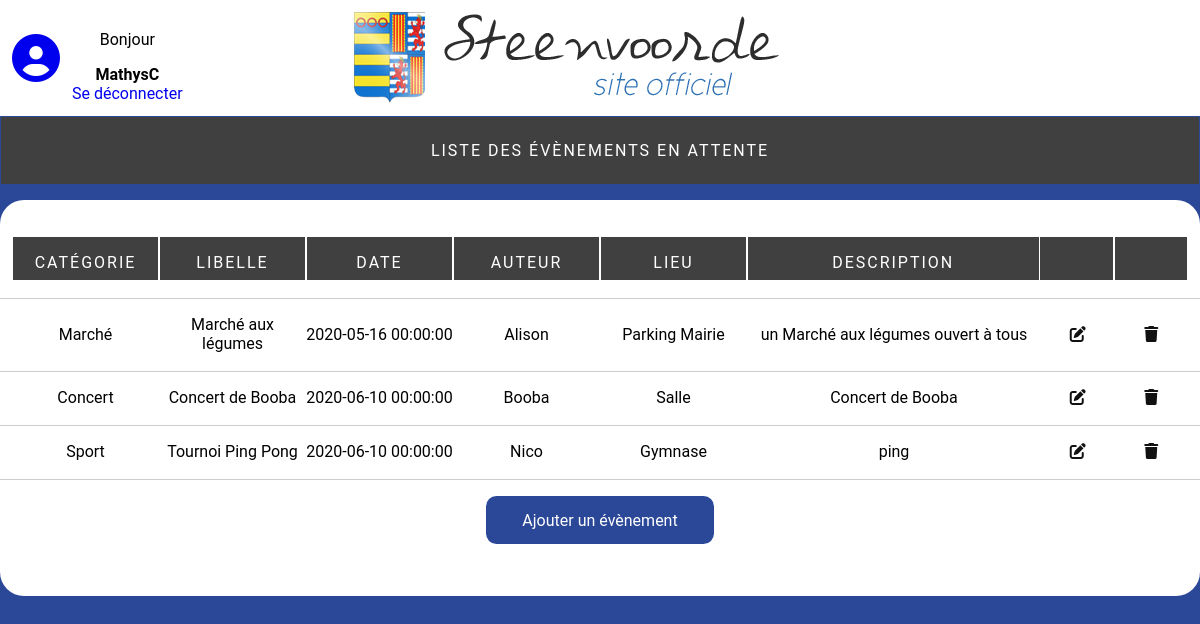
The app's page /index.php?action=listeEvenement (signed in) with its own data.
### tables this page shows
CREATE TABLE IF NOT EXISTS `evenements` (
  `idEvenement` int(11) NOT NULL AUTO_INCREMENT,
  `libelleEvenement` varchar(150) NOT NULL,
  `dateEvenement` datetime NOT NULL,
  `descriptionEvenement` varchar(500) NOT NULL,
  `auteurEvenement` varchar(50) NOT NULL,
  `lieuEvenement` varchar(50) NOT NULL,
  `dateCreation` datetime NOT NULL DEFAULT CURRENT_TIMESTAMP,
  `idUtilisateur` int(11) NOT NULL,
  `idCategorie` int(11) NOT NULL,
  PRIMARY KEY (`idEvenement`),
  KEY `Evenements_Utilisateurs_FK` (`idUtilisateur`),
  KEY `Evenements_Categories_FK` (`idCategorie`)
);

CREATE TABLE IF NOT EXISTS `categories` (
  `idCategorie` int(11) NOT NULL AUTO_INCREMENT,
  `libelleCategorie` varchar(50) NOT NULL,
  `CouleurCategorie` varchar(7) NOT NULL,
  PRIMARY KEY (`idCategorie`)
);

### PHP/MODEL/EvenementManager.Class.php (called while the page is built, shortened)
<?php
class EvenementManager
{
    public static function getList()
    {
        $db = DbConnect::getDb();
        $evenements = [];
        $q = $db->query("SELECT * FROM evenements");
        while ($donnees = $q->fetch(PDO::FETCH_ASSOC)) {
            if ($donnees != false) {
                $evenements[] = new Evenement($donnees);
            }
        }
        return $evenements;
    }
}

### PHP/MODEL/CategorieManager.Class.php (called while the page is built, shortened)
<?php
class CategorieManager
{
    public static function getById($id)
    {
        $db = DbConnect::getDb();
        $id = (int) $id;
        $q = $db->query("SELECT * FROM categories WHERE idCategorie=$id");
        $results = $q->fetch(PDO::FETCH_ASSOC);
        if ($results != false)
        {
            return new Categorie($results);
        }
        else
        {
            return false;
        }
    }
}

### PHP/CONTROLLER/Evenement.Class.php (called while the page is built, shortened)
<?php
class Evenement
{
    private $_idEvenement;
    private $_libelleEvenement;
    private $_dateEvenement;
    private $_descriptionEvenement;
    private $_auteurEvenement;
    private $_lieuEvenement;
    private $_categorieEvenement;
    public function getIdEvenement()
    {
        return $this->_idEvenement;
    }
    public function setIdEvenement($_idEvenement)
    {
        $this->_idEvenement = $_idEvenement;
    }
    public function getLibelleEvenement()
    {
        return $this->_libelleEvenement;
    }
    public function setLibelleEvenement($_libelleEvenement)
    {
        $this->_libelleEvenement = $_libelleEvenement;
    }
    public function getDateEvenement()
    {
        return $this->_dateEvenement;
    }
    public function setDateEvenement($_dateEvenement)
    {
        $this->_dateEvenement = $_dateEvenement;
    }
    public function getDescriptionEvenement()
    {
        return $this->_descriptionEvenement;
    }
    public function setDescriptionEvenement($_descriptionEvenement)
    {
        $this->_descriptionEvenement = $_descriptionEvenement;
    }
    public function getAuteurEvenement()
    {
        return $this->_auteurEvenement;
    }
    public function setAuteurEvenement($_auteurEvenement)
    {
        $this->_auteurEvenement = $_auteurEvenement;
    }
    public function getLieuEvenement()
    {
        return $this->_lieuEvenement;
    }
    public function setLieuEvenement($_lieuEvenement)
    {
        $this->_lieuEvenement = $_lieuEvenement;
    }
        public function getCategorieEvenement ()
    {
        return $this->_categorieEvenement;
    }
    public function setCategorieEvenement (Categorie $_categorieEvenement)
    {
        $this->_categorieEvenement = $_categorieEvenement;
    }
    public function setIdCategorie($_idCategorie)
    {
        $this->setCategorieEvenement(CategorieManager::getById($_idCategorie));
    }
    public function __construct(array $options = [])
    {
        if (!empty($options)) {
            $this->hydrate($options);
        }
    }
    public function hydrate($data)
    {
        foreach ($data as $key => $value) {
            $methode = "set" . ucfirst($key);
            if (is_callable(([$this, $methode]))) {
                $this->$methode($value);
            }
        }
    }
}

### PHP/CONTROLLER/Categorie.Class.php (called while the page is built, shortened)
<?php
class Categorie
{
    private $_libelleCategorie;
    public function getLibelleCategorie()
    {
        return $this->_libelleCategorie;
    }
    public function setLibelleCategorie($_libelleCategorie)
    {
        $this->_libelleCategorie = $_libelleCategorie;
    }
    public function hydrate($data)
    {
        foreach ($data as $key => $value) {
            $methode = "set" . ucfirst($key);
        }
    }
}

### PHP/VIEW/ListeEvenement.php (the view)
<?php
$evenement = EvenementManager::getList();
?>
    <div class="titre">
        <p>Liste des évènements en attente</p>
    </div>
    <div class="tableau">
            <div class="ligne">
                <div class="bloc titre">Catégorie</div>
                <div class="bloc titre">Libelle</div>
                <div class="bloc titre">Date</div>
                <div class="bloc titre">Auteur</div>
                <div class="bloc titre">Lieu</div>
                <div class="bloc titre tailleG">Description</div>
                <div class="bloc titre tailleP"></div>
                <div class="bloc titre tailleP"></div>
            </div>
             <?php
            foreach ($evenement as $elt ) {
            echo'<div class="ligne">
                <div class="bloc contenu">'.$elt->getCategorieEvenement()->getLibelleCategorie().'</div>
                <div class="bloc contenu">'.$elt->getLibelleEvenement().'</div>
                <div class="bloc contenu">'.$elt->getDateEvenement().'</div>
                <div class="bloc contenu">'.$elt->getAuteurEvenement().'</div>
                <div class="bloc contenu">'.$elt->getLieuEvenement().'</div>
                <div class="bloc contenu tailleG">'.$elt->getDescriptionEvenement().'</div>
                <div class="bloc contenu tailleP"><a href="index.php?action=formEvenement&m=modif&id='.$elt->getIdEvenement().'"><i class="fas fa-edit"></i></a></div>
                <div class="bloc contenu tailleP"><a href="index.php?action=formEvenement&m=suppr&id='.$elt->getIdEvenement().'"><i class="fas fa-trash"></i></a></div>
            </div>';
            } ?>
         <div class="centrer divBTN">
            <a href="index.php?action=formEvenement&m=ajout" class="bouton centrer">Ajouter un évènement</a>
        </div>
    </div>

### CSS/calendrier.css (style rules this page uses)
.contenu { display: flex; position: relative; }

### CSS/styles.css (style rules this page uses)
body { font-family: 'Roboto', sans-serif; margin:0; padding:0; background-color:#2a4798; }
.titre { text-align: center; letter-spacing: 2px; }
a { text-decoration: none; }
p { text-align: center; }
.tableau { background-color: white; margin: 10vh; padding: 3vh; border-radius: 3vh; }
.ligne { padding: 0 1vw 1.5vw 1vw; display: flex; justify-content: center; border-bottom: 1px solid rgba(0, 0, 0, 0.2); }
.titre { flex: 1; text-transform: uppercase; padding: 1vh 0; background-color: #404040; margin: 0.1vh; color: white; }
.bloc { padding-top: 2vh; display:flex; flex-direction: column; justify-content: center; filter: grayscale(1); transition: all .5s; font-size: 1rem; text-align: center; }
.contenu { flex: 1; justify-content: center }
.tailleG { flex:2; }
.tailleP { flex:0.5; }
.divBTN { display: flex; align-items: center; justify-content: center; }
.bouton { min-width: 200px; text-align:center; background-color: #2a4798; color: white; padding: 1.8vh; margin: 2vh; border-radius: 1.3vh; border: none; cursor: pointer; transition: all .5s; }

### CSS/phone.css (style rules this page uses)
@media screen and (max-width: 1200px) { .tableau { margin: 2vh 0; padding: 3vw 0vh; border-radius: 3vh; } }

### records on screen
evenements: idCategorie.libelleCategorie "Marché", libelleEvenement "Marché aux légumes", dateEvenement "2020-05-16 00:00:00", auteurEvenement "Alison", lieuEvenement "Parking Mairie", descriptionEvenement "un Marché aux légumes ouvert à tous"
evenements: idCategorie.libelleCategorie "Concert", libelleEvenement "Concert de Booba", dateEvenement "2020-06-10 00:00:00", auteurEvenement "Booba", lieuEvenement "Salle", descriptionEvenement "Concert de Booba"
evenements: idCategorie.libelleCategorie "Sport", libelleEvenement "Tournoi Ping Pong", dateEvenement "2020-06-10 00:00:00", auteurEvenement "Nico", lieuEvenement "Gymnase", descriptionEvenement "ping"

### other values on screen
$pseudo "MathysC"
